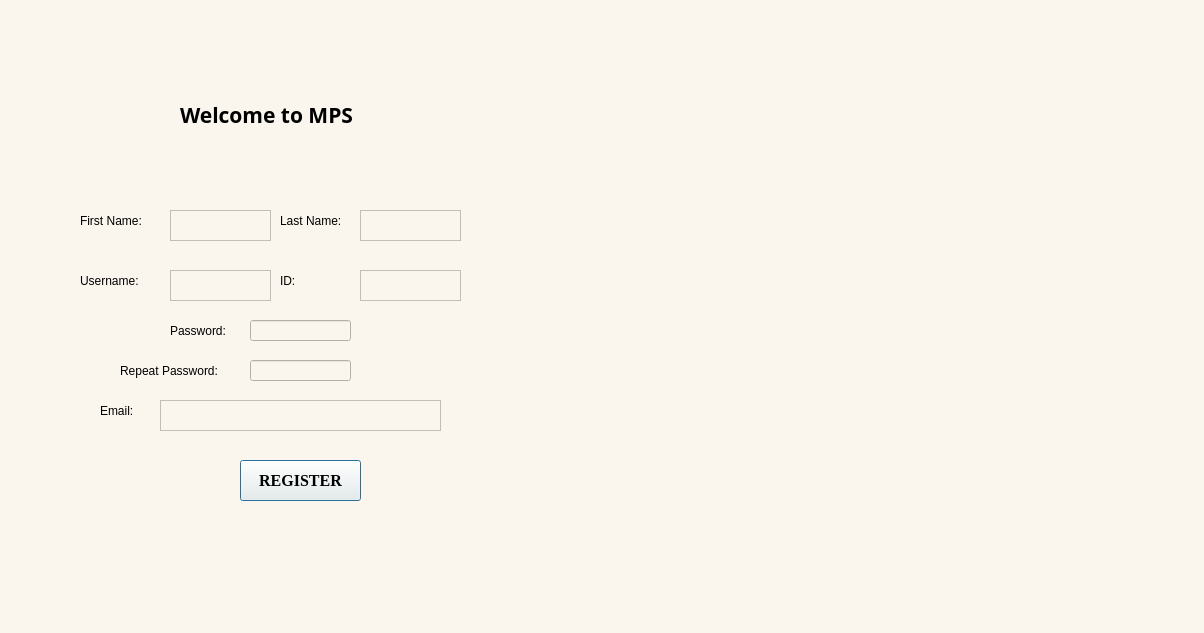
<?xml version="1.0" encoding="UTF-8"?>
<ui version="4.0">
 <class>SignInForm</class>
 <widget class="QDialog" name="SignInForm">
  <property name="geometry">
   <rect>
    <x>0</x>
    <y>0</y>
    <width>1204</width>
    <height>633</height>
   </rect>
  </property>
  <property name="windowTitle">
   <string>Register Page</string>
  </property>
  <property name="windowIcon">
   <iconset>
    <normaloff>../../../../Downloads/logo-miu.ico</normaloff>../../../../Downloads/logo-miu.ico</iconset>
  </property>
  <property name="styleSheet">
   <string notr="true">background-color: rgb(250, 246, 238);</string>
  </property>
  <widget class="QLabel" name="FirstName">
   <property name="geometry">
    <rect>
     <x>80</x>
     <y>210</y>
     <width>81</width>
     <height>21</height>
    </rect>
   </property>
   <property name="styleSheet">
    <string notr="true">color: rgb(0,0,0);</string>
   </property>
   <property name="text">
    <string>First Name:</string>
   </property>
  </widget>
  <widget class="QLabel" name="UserName">
   <property name="geometry">
    <rect>
     <x>80</x>
     <y>270</y>
     <width>81</width>
     <height>21</height>
    </rect>
   </property>
   <property name="styleSheet">
    <string notr="true">color: rgb(0,0,0);</string>
   </property>
   <property name="text">
    <string>Username:</string>
   </property>
  </widget>
  <widget class="QLabel" name="Password">
   <property name="geometry">
    <rect>
     <x>170</x>
     <y>320</y>
     <width>71</width>
     <height>21</height>
    </rect>
   </property>
   <property name="styleSheet">
    <string notr="true">color: rgb(0,0,0);</string>
   </property>
   <property name="text">
    <string>Password:</string>
   </property>
  </widget>
  <widget class="QLabel" name="RepPass">
   <property name="geometry">
    <rect>
     <x>120</x>
     <y>360</y>
     <width>121</width>
     <height>21</height>
    </rect>
   </property>
   <property name="styleSheet">
    <string notr="true">color: rgb(0,0,0);</string>
   </property>
   <property name="text">
    <string>Repeat Password:</string>
   </property>
  </widget>
  <widget class="QLabel" name="LastName">
   <property name="geometry">
    <rect>
     <x>280</x>
     <y>210</y>
     <width>81</width>
     <height>21</height>
    </rect>
   </property>
   <property name="styleSheet">
    <string notr="true">color: rgb(0,0,0);</string>
   </property>
   <property name="text">
    <string>Last Name:</string>
   </property>
  </widget>
  <widget class="QTextEdit" name="FN">
   <property name="geometry">
    <rect>
     <x>170</x>
     <y>210</y>
     <width>101</width>
     <height>31</height>
    </rect>
   </property>
   <property name="styleSheet">
    <string notr="true"/>
   </property>
   <property name="html">
    <string>&lt;!DOCTYPE HTML PUBLIC &quot;-//W3C//DTD HTML 4.0//EN&quot; &quot;http://www.w3.org/TR/REC-html40/strict.dtd&quot;&gt;
&lt;html&gt;&lt;head&gt;&lt;meta name=&quot;qrichtext&quot; content=&quot;1&quot; /&gt;&lt;meta charset=&quot;utf-8&quot; /&gt;&lt;style type=&quot;text/css&quot;&gt;
p, li { white-space: pre-wrap; }
hr { height: 1px; border-width: 0; }
&lt;/style&gt;&lt;/head&gt;&lt;body style=&quot; font-family:'Segoe UI'; font-size:9pt; font-weight:400; font-style:normal;&quot;&gt;
&lt;p style=&quot;-qt-paragraph-type:empty; margin-top:0px; margin-bottom:0px; margin-left:0px; margin-right:0px; -qt-block-indent:0; text-indent:0px; font-family:'MS Shell Dlg 2'; font-size:8.25pt;&quot;&gt;&lt;br /&gt;&lt;/p&gt;&lt;/body&gt;&lt;/html&gt;</string>
   </property>
  </widget>
  <widget class="QTextEdit" name="UN">
   <property name="geometry">
    <rect>
     <x>170</x>
     <y>270</y>
     <width>101</width>
     <height>31</height>
    </rect>
   </property>
  </widget>
  <widget class="QTextEdit" name="LN">
   <property name="geometry">
    <rect>
     <x>360</x>
     <y>210</y>
     <width>101</width>
     <height>31</height>
    </rect>
   </property>
  </widget>
  <widget class="QLabel" name="ID">
   <property name="geometry">
    <rect>
     <x>280</x>
     <y>270</y>
     <width>21</width>
     <height>21</height>
    </rect>
   </property>
   <property name="styleSheet">
    <string notr="true">color: rgb(0,0,0);</string>
   </property>
   <property name="text">
    <string>ID:</string>
   </property>
  </widget>
  <widget class="QTextEdit" name="IDT">
   <property name="geometry">
    <rect>
     <x>360</x>
     <y>270</y>
     <width>101</width>
     <height>31</height>
    </rect>
   </property>
   <property name="html">
    <string>&lt;!DOCTYPE HTML PUBLIC &quot;-//W3C//DTD HTML 4.0//EN&quot; &quot;http://www.w3.org/TR/REC-html40/strict.dtd&quot;&gt;
&lt;html&gt;&lt;head&gt;&lt;meta name=&quot;qrichtext&quot; content=&quot;1&quot; /&gt;&lt;meta charset=&quot;utf-8&quot; /&gt;&lt;style type=&quot;text/css&quot;&gt;
p, li { white-space: pre-wrap; }
hr { height: 1px; border-width: 0; }
&lt;/style&gt;&lt;/head&gt;&lt;body style=&quot; font-family:'Segoe UI'; font-size:9pt; font-weight:400; font-style:normal;&quot;&gt;
&lt;p style=&quot;-qt-paragraph-type:empty; margin-top:0px; margin-bottom:0px; margin-left:0px; margin-right:0px; -qt-block-indent:0; text-indent:0px; font-family:'Fira Sans Semi-Light'; font-size:10pt;&quot;&gt;&lt;br /&gt;&lt;/p&gt;&lt;/body&gt;&lt;/html&gt;</string>
   </property>
  </widget>
  <widget class="QLabel" name="PNG">
   <property name="geometry">
    <rect>
     <x>530</x>
     <y>10</y>
     <width>651</width>
     <height>621</height>
    </rect>
   </property>
   <property name="text">
    <string/>
   </property>
   <property name="pixmap">
    <pixmap>../../../../Downloads/logo-miu.png</pixmap>
   </property>
  </widget>
  <widget class="QPushButton" name="Register">
   <property name="geometry">
    <rect>
     <x>240</x>
     <y>460</y>
     <width>121</width>
     <height>41</height>
    </rect>
   </property>
   <property name="font">
    <font>
     <family>Georgia</family>
     <pointsize>12</pointsize>
     <bold>true</bold>
    </font>
   </property>
   <property name="styleSheet">
    <string notr="true">background-color: rgb(250, 246, 238);</string>
   </property>
   <property name="text">
    <string>REGISTER</string>
   </property>
  </widget>
  <widget class="QLabel" name="ErrorMs">
   <property name="geometry">
    <rect>
     <x>60</x>
     <y>530</y>
     <width>391</width>
     <height>31</height>
    </rect>
   </property>
   <property name="font">
    <font>
     <family>Georgia</family>
     <pointsize>12</pointsize>
     <italic>true</italic>
     <bold>true</bold>
    </font>
   </property>
   <property name="styleSheet">
    <string notr="true">color: rgb(0,0,0);</string>
   </property>
   <property name="text">
    <string/>
   </property>
  </widget>
  <widget class="QLabel" name="Email">
   <property name="geometry">
    <rect>
     <x>100</x>
     <y>400</y>
     <width>91</width>
     <height>21</height>
    </rect>
   </property>
   <property name="styleSheet">
    <string notr="true">color: rgb(0,0,0);</string>
   </property>
   <property name="text">
    <string>Email:</string>
   </property>
  </widget>
  <widget class="QTextEdit" name="EM">
   <property name="geometry">
    <rect>
     <x>160</x>
     <y>400</y>
     <width>281</width>
     <height>31</height>
    </rect>
   </property>
  </widget>
  <widget class="QLineEdit" name="PW">
   <property name="geometry">
    <rect>
     <x>250</x>
     <y>320</y>
     <width>101</width>
     <height>21</height>
    </rect>
   </property>
   <property name="echoMode">
    <enum>QLineEdit::Password</enum>
   </property>
  </widget>
  <widget class="QLineEdit" name="RPW">
   <property name="geometry">
    <rect>
     <x>250</x>
     <y>360</y>
     <width>101</width>
     <height>21</height>
    </rect>
   </property>
   <property name="echoMode">
    <enum>QLineEdit::Password</enum>
   </property>
  </widget>
  <widget class="QLabel" name="label_2">
   <property name="geometry">
    <rect>
     <x>180</x>
     <y>99</y>
     <width>221</width>
     <height>31</height>
    </rect>
   </property>
   <property name="font">
    <font>
     <family>Noto Serif Georgian</family>
     <pointsize>16</pointsize>
     <bold>true</bold>
    </font>
   </property>
   <property name="text">
    <string>Welcome to MPS</string>
   </property>
  </widget>
 </widget>
 <resources/>
 <connections/>
</ui>
